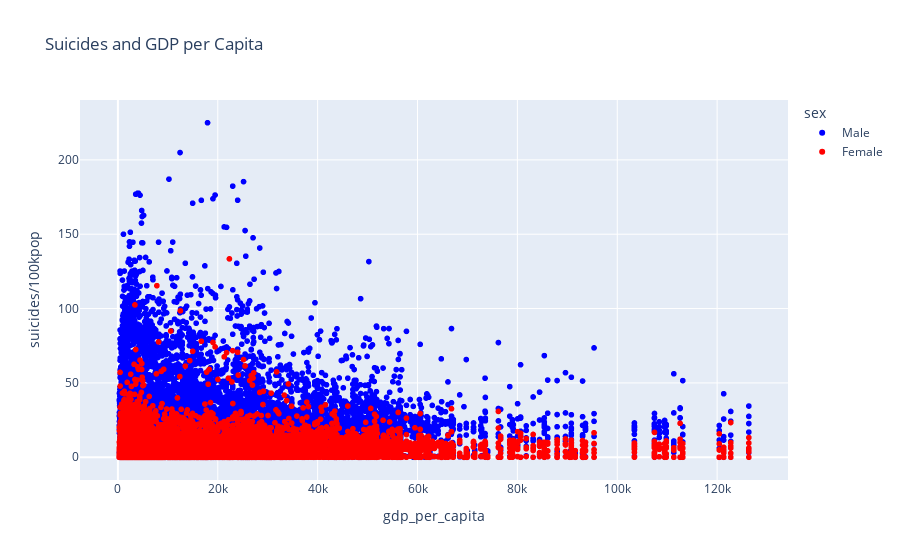

Notebook source saved alongside this figure:
### Code cell
fig = px.scatter(testTwo, x='gdp_per_capita', y='suicides/100kpop', color='sex', color_discrete_sequence=['blue', 'red'],
                 title='Suicides and GDP per Capita')
fig.show()

### Figure 1 — Plotly figure (JSON) as saved in the notebook; plotly's stock layout.template omitted (floating-point values rounded to 4 significant figures; data arrays with more than 128 entries replaced by an {"elided": "..."} marker saying what was removed)
{"data": [{"hovertemplate": "sex=Male<br>gdp_per_capita=%{x}<br>suicides/100kpop=%{y}<extra></extra>", "legendgroup": "Male", "marker": {"color": "blue", "symbol": "circle"}, "mode": "markers", "name": "Male", "showlegend": true, "type": "scattergl", "x": {"elided": "13910 int values"}, "xaxis": "x", "y": {"elided": "13910 float values"}, "yaxis": "y"}, {"hovertemplate": "sex=Female<br>gdp_per_capita=%{x}<br>suicides/100kpop=%{y}<extra></extra>", "legendgroup": "Female", "marker": {"color": "red", "symbol": "circle"}, "mode": "markers", "name": "Female", "showlegend": true, "type": "scattergl", "x": {"elided": "13910 int values"}, "xaxis": "x", "y": {"elided": "13910 float values"}, "yaxis": "y"}], "layout": {"legend": {"title": {"text": "sex"}, "tracegroupgap": 0}, "title": {"text": "Suicides and GDP per Capita"}, "xaxis": {"anchor": "y", "domain": [0, 1], "title": {"text": "gdp_per_capita"}}, "yaxis": {"anchor": "x", "domain": [0, 1], "title": {"text": "suicides/100kpop"}}}}
